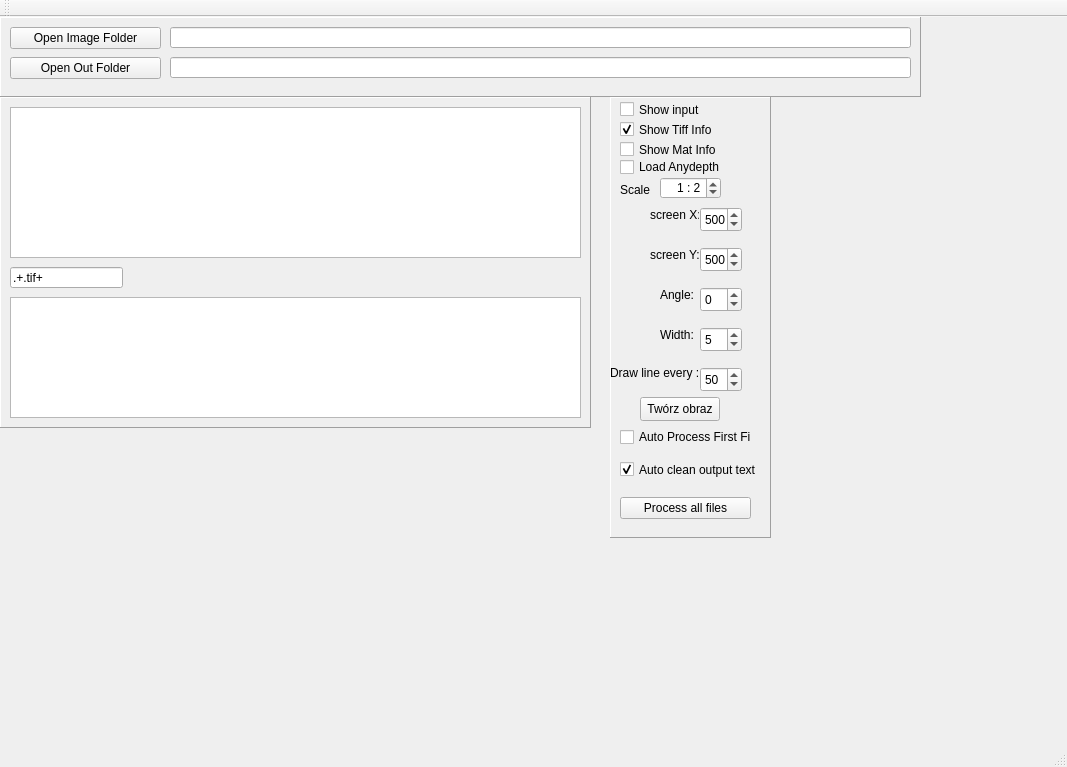
<?xml version="1.0" encoding="UTF-8"?>
<ui version="4.0">
 <class>MainWindow</class>
 <widget class="QMainWindow" name="MainWindow">
  <property name="geometry">
   <rect>
    <x>0</x>
    <y>0</y>
    <width>1067</width>
    <height>767</height>
   </rect>
  </property>
  <property name="windowTitle">
   <string>MainWindow</string>
  </property>
  <widget class="QWidget" name="centralWidget">
   <widget class="QFrame" name="frameFolder">
    <property name="geometry">
     <rect>
      <x>0</x>
      <y>0</y>
      <width>921</width>
      <height>80</height>
     </rect>
    </property>
    <property name="frameShape">
     <enum>QFrame::Panel</enum>
    </property>
    <property name="frameShadow">
     <enum>QFrame::Raised</enum>
    </property>
    <widget class="QLineEdit" name="lineEditOutFolder">
     <property name="geometry">
      <rect>
       <x>170</x>
       <y>40</y>
       <width>741</width>
       <height>21</height>
      </rect>
     </property>
    </widget>
    <widget class="QLineEdit" name="lineEditImageFolder">
     <property name="geometry">
      <rect>
       <x>170</x>
       <y>10</y>
       <width>741</width>
       <height>21</height>
      </rect>
     </property>
    </widget>
    <widget class="QPushButton" name="pushButtonOpenImageFolder">
     <property name="geometry">
      <rect>
       <x>10</x>
       <y>10</y>
       <width>151</width>
       <height>22</height>
      </rect>
     </property>
     <property name="text">
      <string>Open Image Folder</string>
     </property>
    </widget>
    <widget class="QPushButton" name="pushButtonOpenOutFolder">
     <property name="geometry">
      <rect>
       <x>10</x>
       <y>40</y>
       <width>151</width>
       <height>22</height>
      </rect>
     </property>
     <property name="text">
      <string>Open Out Folder</string>
     </property>
    </widget>
   </widget>
   <widget class="QFrame" name="frameFiles">
    <property name="geometry">
     <rect>
      <x>0</x>
      <y>80</y>
      <width>591</width>
      <height>331</height>
     </rect>
    </property>
    <property name="frameShape">
     <enum>QFrame::Panel</enum>
    </property>
    <property name="frameShadow">
     <enum>QFrame::Raised</enum>
    </property>
    <widget class="QLineEdit" name="lineEditRegexImageFile">
     <property name="geometry">
      <rect>
       <x>10</x>
       <y>170</y>
       <width>113</width>
       <height>21</height>
      </rect>
     </property>
     <property name="text">
      <string>.+.tif+</string>
     </property>
    </widget>
    <widget class="QListWidget" name="listWidgetImageFiles">
     <property name="geometry">
      <rect>
       <x>10</x>
       <y>10</y>
       <width>571</width>
       <height>151</height>
      </rect>
     </property>
    </widget>
    <widget class="QTextEdit" name="textEditOut">
     <property name="geometry">
      <rect>
       <x>10</x>
       <y>200</y>
       <width>571</width>
       <height>121</height>
      </rect>
     </property>
    </widget>
   </widget>
   <widget class="QFrame" name="frameMode">
    <property name="geometry">
     <rect>
      <x>610</x>
      <y>80</y>
      <width>161</width>
      <height>441</height>
     </rect>
    </property>
    <property name="frameShape">
     <enum>QFrame::Panel</enum>
    </property>
    <property name="frameShadow">
     <enum>QFrame::Raised</enum>
    </property>
    <widget class="QCheckBox" name="checkBoxShowInput">
     <property name="geometry">
      <rect>
       <x>10</x>
       <y>0</y>
       <width>141</width>
       <height>25</height>
      </rect>
     </property>
     <property name="text">
      <string>Show input</string>
     </property>
     <property name="checked">
      <bool>false</bool>
     </property>
    </widget>
    <widget class="QLabel" name="labelScaleBase">
     <property name="geometry">
      <rect>
       <x>10</x>
       <y>80</y>
       <width>61</width>
       <height>25</height>
      </rect>
     </property>
     <property name="text">
      <string>Scale</string>
     </property>
    </widget>
    <widget class="QCheckBox" name="checkBoxShowTiffInfo">
     <property name="geometry">
      <rect>
       <x>10</x>
       <y>20</y>
       <width>141</width>
       <height>25</height>
      </rect>
     </property>
     <property name="text">
      <string>Show Tiff Info</string>
     </property>
     <property name="checked">
      <bool>true</bool>
     </property>
    </widget>
    <widget class="QCheckBox" name="checkBoxShowMatInfo">
     <property name="geometry">
      <rect>
       <x>10</x>
       <y>40</y>
       <width>141</width>
       <height>25</height>
      </rect>
     </property>
     <property name="text">
      <string>Show Mat Info</string>
     </property>
    </widget>
    <widget class="QCheckBox" name="checkBoxAutocleanOut">
     <property name="geometry">
      <rect>
       <x>10</x>
       <y>360</y>
       <width>141</width>
       <height>25</height>
      </rect>
     </property>
     <property name="text">
      <string>Auto clean output text</string>
     </property>
     <property name="checked">
      <bool>true</bool>
     </property>
    </widget>
    <widget class="QCheckBox" name="checkBoxLoadAnydepth">
     <property name="geometry">
      <rect>
       <x>10</x>
       <y>60</y>
       <width>141</width>
       <height>20</height>
      </rect>
     </property>
     <property name="text">
      <string>Load Anydepth</string>
     </property>
     <property name="checked">
      <bool>false</bool>
     </property>
    </widget>
    <widget class="QDoubleSpinBox" name="doubleSpinBoxImageScale">
     <property name="geometry">
      <rect>
       <x>50</x>
       <y>80</y>
       <width>61</width>
       <height>22</height>
      </rect>
     </property>
     <property name="alignment">
      <set>Qt::AlignRight|Qt::AlignTrailing|Qt::AlignVCenter</set>
     </property>
     <property name="prefix">
      <string>1 : </string>
     </property>
     <property name="decimals">
      <number>0</number>
     </property>
     <property name="minimum">
      <double>1.000000000000000</double>
     </property>
     <property name="maximum">
      <double>8.000000000000000</double>
     </property>
     <property name="value">
      <double>2.000000000000000</double>
     </property>
    </widget>
    <widget class="QCheckBox" name="checkBoxAutoProcessFirstFile">
     <property name="geometry">
      <rect>
       <x>10</x>
       <y>330</y>
       <width>131</width>
       <height>20</height>
      </rect>
     </property>
     <property name="text">
      <string>Auto Process First File</string>
     </property>
    </widget>
    <widget class="QPushButton" name="pushButtonProcessAllFiles">
     <property name="geometry">
      <rect>
       <x>10</x>
       <y>400</y>
       <width>131</width>
       <height>22</height>
      </rect>
     </property>
     <property name="text">
      <string>Process all files</string>
     </property>
    </widget>
    <widget class="QPushButton" name="pushButtonCreateImage">
     <property name="geometry">
      <rect>
       <x>30</x>
       <y>300</y>
       <width>80</width>
       <height>24</height>
      </rect>
     </property>
     <property name="text">
      <string>Twórz obraz</string>
     </property>
    </widget>
    <widget class="QSpinBox" name="spinBox_angle">
     <property name="geometry">
      <rect>
       <x>90</x>
       <y>190</y>
       <width>42</width>
       <height>25</height>
      </rect>
     </property>
     <property name="minimum">
      <number>-89</number>
     </property>
     <property name="maximum">
      <number>90</number>
     </property>
     <property name="value">
      <number>0</number>
     </property>
    </widget>
    <widget class="QSpinBox" name="spinBox_screen_x">
     <property name="geometry">
      <rect>
       <x>90</x>
       <y>110</y>
       <width>42</width>
       <height>25</height>
      </rect>
     </property>
     <property name="whatsThis">
      <string>&lt;html&gt;&lt;head/&gt;&lt;body&gt;&lt;p&gt;X resoloution&lt;/p&gt;&lt;/body&gt;&lt;/html&gt;</string>
     </property>
     <property name="maximum">
      <number>4096</number>
     </property>
     <property name="value">
      <number>500</number>
     </property>
    </widget>
    <widget class="QSpinBox" name="spinBox_screen_y">
     <property name="geometry">
      <rect>
       <x>90</x>
       <y>150</y>
       <width>42</width>
       <height>25</height>
      </rect>
     </property>
     <property name="whatsThis">
      <string>&lt;html&gt;&lt;head/&gt;&lt;body&gt;&lt;p&gt;screen y resolution&lt;/p&gt;&lt;/body&gt;&lt;/html&gt;</string>
     </property>
     <property name="maximum">
      <number>4096</number>
     </property>
     <property name="value">
      <number>500</number>
     </property>
    </widget>
    <widget class="QLabel" name="label">
     <property name="geometry">
      <rect>
       <x>40</x>
       <y>110</y>
       <width>49</width>
       <height>16</height>
      </rect>
     </property>
     <property name="text">
      <string>screen X:</string>
     </property>
    </widget>
    <widget class="QLabel" name="label_2">
     <property name="geometry">
      <rect>
       <x>40</x>
       <y>150</y>
       <width>49</width>
       <height>16</height>
      </rect>
     </property>
     <property name="text">
      <string>screen Y:</string>
     </property>
    </widget>
    <widget class="QSpinBox" name="spinBox_width">
     <property name="geometry">
      <rect>
       <x>90</x>
       <y>230</y>
       <width>42</width>
       <height>25</height>
      </rect>
     </property>
     <property name="maximum">
      <number>48</number>
     </property>
     <property name="singleStep">
      <number>1</number>
     </property>
     <property name="value">
      <number>5</number>
     </property>
     <property name="displayIntegerBase">
      <number>10</number>
     </property>
    </widget>
    <widget class="QLabel" name="label_3">
     <property name="geometry">
      <rect>
       <x>50</x>
       <y>190</y>
       <width>41</width>
       <height>16</height>
      </rect>
     </property>
     <property name="text">
      <string>Angle:</string>
     </property>
    </widget>
    <widget class="QLabel" name="label_4">
     <property name="geometry">
      <rect>
       <x>50</x>
       <y>230</y>
       <width>41</width>
       <height>16</height>
      </rect>
     </property>
     <property name="text">
      <string>Width:</string>
     </property>
    </widget>
    <widget class="QSpinBox" name="spinBox_draw_every_line">
     <property name="geometry">
      <rect>
       <x>90</x>
       <y>270</y>
       <width>42</width>
       <height>25</height>
      </rect>
     </property>
     <property name="minimum">
      <number>2</number>
     </property>
     <property name="maximum">
      <number>1000</number>
     </property>
     <property name="singleStep">
      <number>1</number>
     </property>
     <property name="value">
      <number>50</number>
     </property>
     <property name="displayIntegerBase">
      <number>10</number>
     </property>
    </widget>
    <widget class="QLabel" name="label_5">
     <property name="geometry">
      <rect>
       <x>0</x>
       <y>250</y>
       <width>101</width>
       <height>51</height>
      </rect>
     </property>
     <property name="text">
      <string>Draw line every :</string>
     </property>
    </widget>
   </widget>
  </widget>
  <widget class="QMenuBar" name="menuBar">
   <property name="geometry">
    <rect>
     <x>0</x>
     <y>0</y>
     <width>1067</width>
     <height>21</height>
    </rect>
   </property>
  </widget>
  <widget class="QToolBar" name="mainToolBar">
   <attribute name="toolBarArea">
    <enum>TopToolBarArea</enum>
   </attribute>
   <attribute name="toolBarBreak">
    <bool>false</bool>
   </attribute>
  </widget>
  <widget class="QStatusBar" name="statusBar"/>
 </widget>
 <layoutdefault spacing="6" margin="11"/>
 <resources/>
 <connections/>
</ui>
